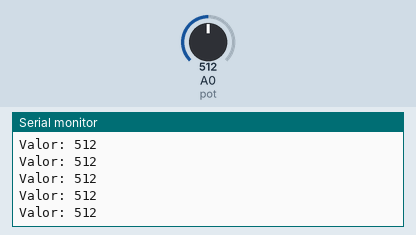
A sketch run on a simulated Arduino Uno, built with avr-gcc and run on an emulated ATmega328P. Shown: the last lines printed to the serial monitor. The inputs (shaded band) are chosen by the test bench; at power-on: A0 (pot) = 512.

Above: at 1.2 s.
1.3 s: A0 (pot) set to 11
At 2.0 s:
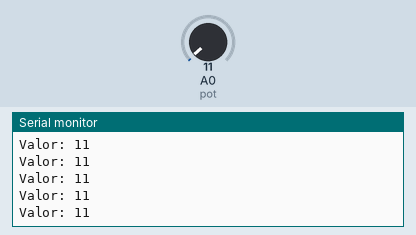
2.8 s: A0 (pot) set to 8
At 3.4 s:
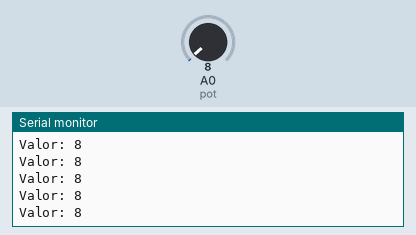
Timing chart, 0 to 5.8 s (numbered marks = the images above; inputs shaded):
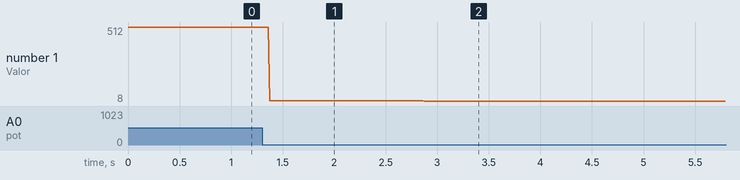

Measured:
- after the input at 1.3 s, the serial monitor: prints a new line after 0.07 s (image 1)
- after the input at 2.8 s, the serial monitor: prints a new line after 0.07 s (image 2)
- plotted number 1: 512 → 11 after the input at 1.3 s, 11 → 8 after the input at 2.8 s

The sketch:

5_MonitorSerial.ino
```cpp
/*
Creado por : Anthony Viteri
GitHub : https://github.com/AnthonyViteri/Arduino
*/
int pot = A0, value = 0;

void setup() {
  Serial.begin(9600);
  pinMode(pot, INPUT);
}

void loop() {
  value = analogRead(pot);
  Serial.print("Valor: ");
  Serial.println(value);
}
```
